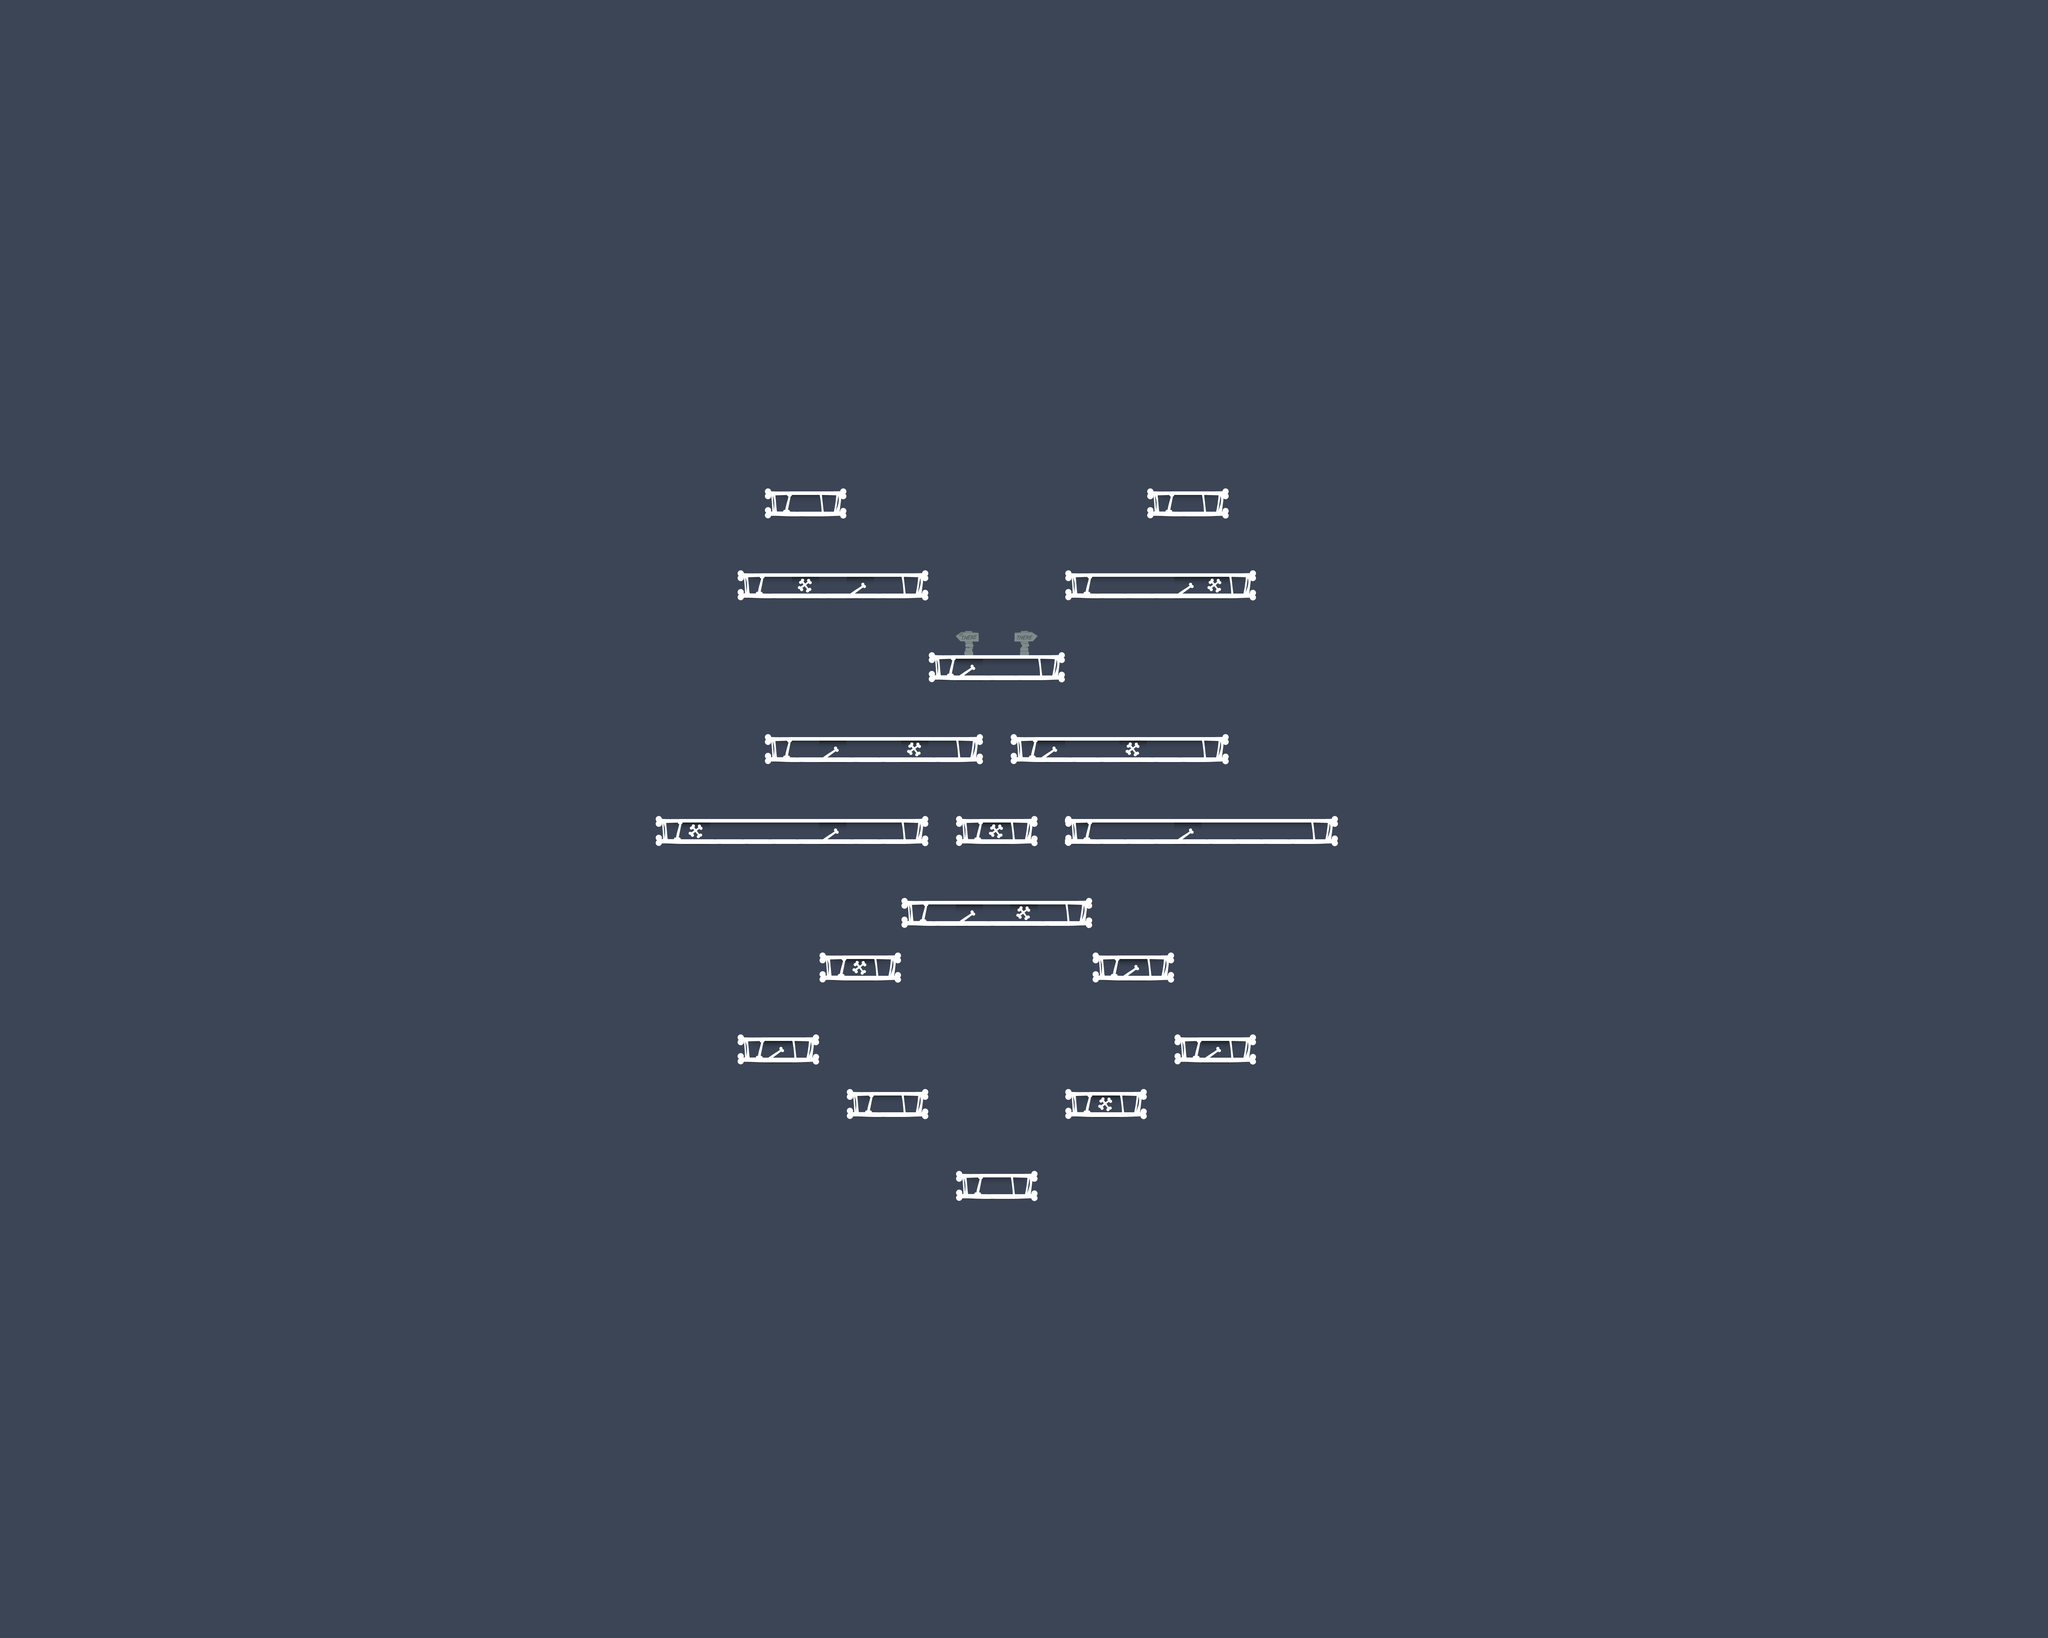

This game map was drawn from its Tiled (.tmx) file and the tilesets committed beside it. A one-line description and the trimmed map source follow:
An orthogonal 75x60 tile map with 70x70 px tiles, 2 tile layers (collision, foreground) and 21 objects (12x enemy, 5x health, items, door, gun, ...).

<map version="1.2" tiledversion="1.2.4.1" orientation="orthogonal" renderorder="right-down" width="75" height="60" tilewidth="70" tileheight="70" infinite="0" backgroundcolor="#3c4556" nextlayerid="19" nextobjectid="32">
 <tileset firstgid="1" name="map_tiles_70" tilewidth="70" tileheight="70" tilecount="16" columns="8">
  <image source="../images/map_tiles.png" width="560" height="140" />
  <terraintypes>
   <terrain name="New Terrain" tile="-1" />
   <terrain name="New Terrain" tile="-1" />
  </terraintypes>
  <tile id="0" terrain=",,0,0" />
  <tile id="1" terrain="0,0,0,0" />
  <tile id="2" terrain="0,,0," />
  <tile id="3" terrain="0,,," />
 </tileset>
 <objectgroup color="#ffff00" id="1" name="items">
  <object id="1" name="key" type="items" x="2037.27" y="1185.75" width="70" height="70" />
  <object id="2" name="door" x="2520.61" y="2940.3" width="70" height="70" />
  <object id="3" name="health" x="3355.45" y="2034.54" width="70" height="70" />
  <object id="4" name="gun" x="3001.82" y="1185.15" width="70" height="70" />
  <object id="5" name="health" x="1957.27" y="2592.12" width="70" height="70" />
  <object id="6" name="health" x="1677.57" y="2025.76" width="70" height="70" />
  <object id="16" name="health" x="3078.94" y="2587.42" width="70" height="70" />
  <object id="31" name="health" x="2157" y="1389" width="70" height="70" />
 </objectgroup>
 <objectgroup color="#00aa00" id="2" name="player">
  <object id="7" name="player" type="player" x="2522.72" y="1579.39" width="70" height="94.5455" />
 </objectgroup>
 <objectgroup color="#ff0000" id="3" name="enemies">
  <object id="15" name="zombie" type="enemy" x="2798.31" y="1116.79" width="70" height="73.3333">
   <properties>
    <property name="style" value="1" />
   </properties>
  </object>
  <object id="18" name="zombie" type="enemy" x="2252.7" y="1978.12" width="70" height="73.3333">
   <properties>
    <property name="style" value="1" />
   </properties>
  </object>
  <object id="19" name="zombie" type="enemy" x="2051.67" y="2022.12" width="70" height="73.3333">
   <properties>
    <property name="style" value="1" />
   </properties>
  </object>
  <object id="21" name="zombie" type="enemy" x="1890.45" y="1617.09" width="70" height="73.3333">
   <properties>
    <property name="style" value="1" />
   </properties>
  </object>
  <object id="22" name="zombie" type="enemy" x="2783.12" y="1964.06" width="70" height="73.3333">
   <properties>
    <property name="style" value="1" />
   </properties>
  </object>
  <object id="24" name="zombie" type="enemy" x="3000.27" y="1962" width="70" height="73.3333">
   <properties>
    <property name="style" value="1" />
   </properties>
  </object>
  <object id="25" name="zombie" type="enemy" x="2863.79" y="1551.03" width="70" height="73.3333">
   <properties>
    <property name="style" value="1" />
   </properties>
  </object>
  <object id="26" name="zombie" type="enemy" x="2176.64" y="1125.82" width="70" height="73.3333">
   <properties>
    <property name="style" value="1" />
   </properties>
  </object>
  <object id="27" name="zombie" type="enemy" x="3160.03" y="1609.03" width="70" height="73.3333">
   <properties>
    <property name="style" value="1" />
   </properties>
  </object>
  <object id="28" name="zombie" type="enemy" x="2239.55" y="2716.06" width="70" height="73.3333">
   <properties>
    <property name="style" value="1" />
   </properties>
  </object>
  <object id="29" name="zombie" type="enemy" x="2155.79" y="1552.97" width="70" height="73.3333">
   <properties>
    <property name="style" value="1" />
   </properties>
  </object>
  <object id="30" name="zombie" type="enemy" x="2854.7" y="2361.52" width="70" height="73.3333">
   <properties>
    <property name="style" value="1" />
   </properties>
  </object>
 </objectgroup>
 <layer id="17" name="collision" width="75" height="60">
  <data>[4500 cells, 92 non-empty, 3 distinct tile ids]</data>
 </layer>
 <layer id="18" name="foreground" width="75" height="60">
  <data>[4500 cells, 59 non-empty, 7 distinct tile ids]</data>
 </layer>
</map>
